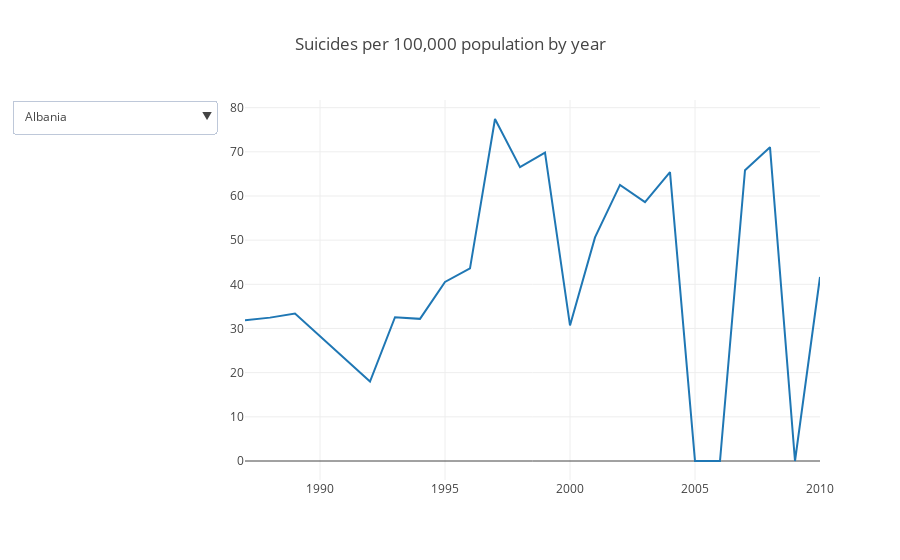

Notebook code cell kept with this figure:
### Code cell
plotly_dropdown_line_plots(suicide_by_country, title = 'Suicides per 100,000 population by year')
